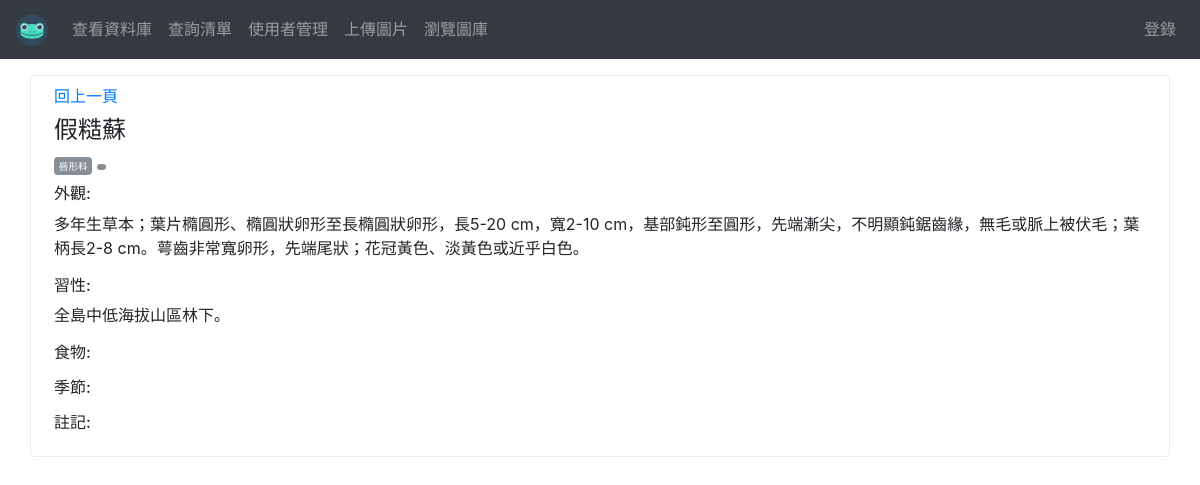
The app's page /Views/viewDetail.php?id=343 (signed in) with its own data.
### tables this page shows
CREATE TABLE `library` (
  `id` int(11) NOT NULL,
  `organismname` varchar(100) NOT NULL,
  `label` varchar(30) DEFAULT NULL,
  `family` varchar(30) DEFAULT NULL,
  `genus` varchar(30) DEFAULT NULL,
  `food` varchar(50) DEFAULT NULL,
  `season` varchar(20) DEFAULT NULL,
  `status` text,
  `habitat` text,
  `note` text,
  `createtime` datetime NOT NULL DEFAULT CURRENT_TIMESTAMP
);

### Modules/Function.php (called while the page is built, shortened)
<?php
    function getListID($id) {
        global $conn;
        $id = (int)$id;
        $sql = "SELECT * FROM `library` WHERE id = $id";
        return mysqli_query($conn, $sql);
    }
?>

### Views/viewDetail.php (the view, shortened to what this page needs)
<?php
include 'header.php';
require "../Modules/Function.php";
$id = (int) $_REQUEST['id'];
$result = getListID($id);
if ($rs = mysqli_fetch_assoc($result)) {
    $Organ = $rs['organismname'];
    $Family = $rs['family'];
    $Genus = $rs['genus'];
    $Food = $rs['food'];
    $Season = $rs['season'];
    $Status = $rs['status'];
    $Habitat = $rs['habitat'];
    $Note = $rs['note'];
} else {
    echo "Your id is wrong!!";
    exit(0);
}
?>
<div class="container mt-3">
<?php
echo '<div class="row mt-3">
        <div class="col-12">
            <div class="row border rounded mb-2 p-2">
            <!-- <div class="col-md-3 mb-2 mb-md-0">
                <img width="150px" class="border rounded img-fluid" src="https://sdl-stickershop.line.naver.jp/products/0/0/1//1035020/LINEStorePC/main.png" alt="photo in data">
            </div> -->
            <div class="col-md-12">
                <a href="../Views/SearchView.php">回上一頁</a>
                <h4 class="mt-2">', $Organ, '</h4>
                <span class="badge badge-secondary"><small>', $Family, '</small></span>
                <span class="badge badge-secondary"><small>', $Genus, '</small></span>
                <h6 class="mt-2">外觀:</h6>
                <p>', $Status, '</p>
                <h6>習性:</h6>
                <p>', $Habitat, '</p>
                <h6>食物:</h6>
                <p>', $Food, '</p>
                <h6>季節:</h6>
                <p>', $Season, '</p>
                <h6>註記:</h6>
                <p>', $Note, '</p>
            </div>
        </div>
    </div></div>';
?>
</div>
<?php
include 'footer.php';
?>

### records on screen
library: organismname "假糙蘇", family "唇形科", status "多年生草本；葉片橢圓形、橢圓狀卵形至長橢圓狀卵形，長5-20 cm，寬2-10 cm，基部鈍形至圓形，先端漸尖，不明顯鈍鋸齒緣，無毛或脈上被伏毛；葉柄長2-8 cm。萼齒非常寬卵形，先端尾狀；花冠黃色、淡黃色或近乎白色。", habitat "全島中低海拔山區林下。"
